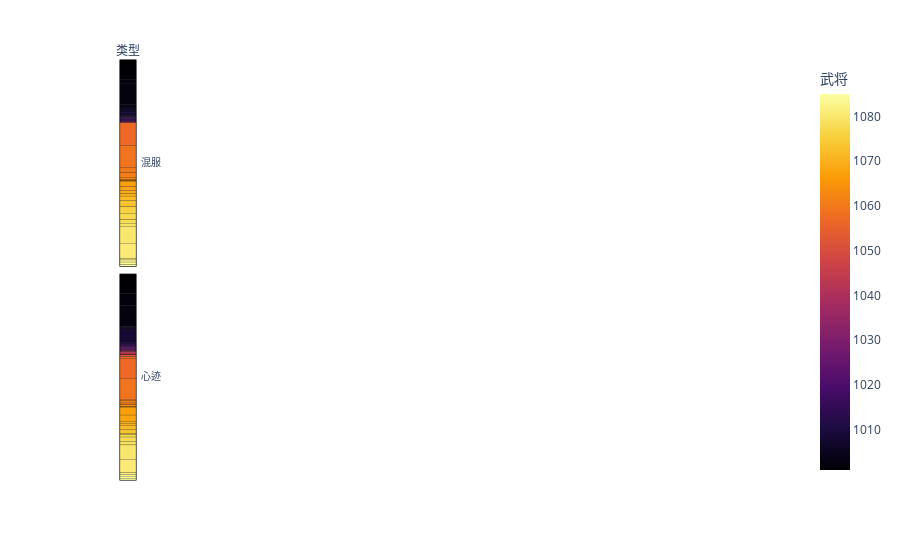

Notebook code for this chart:
### Code cell
px.parallel_categories(data3, color="武将", color_continuous_scale=px.
            colors.sequential.Inferno)

### Figure 1 — Plotly figure (JSON) as saved in the notebook; plotly's stock layout.template omitted (floating-point values rounded to 4 significant figures; data arrays with more than 128 entries replaced by an {"elided": "..."} marker saying what was removed)
{"data": [{"dimensions": [{"label": "类型", "values": {"elided": "1199 str values"}}], "domain": {"x": [0, 1], "y": [0, 1]}, "line": {"color": {"elided": "1199 int values"}, "coloraxis": "coloraxis"}, "name": "", "type": "parcats"}], "layout": {"coloraxis": {"colorbar": {"title": {"text": "武将"}}, "colorscale": [[0, "#000004"], [0.1111, "#1b0c41"], [0.2222, "#4a0c6b"], [0.3333, "#781c6d"], [0.4444, "#a52c60"], [0.5556, "#cf4446"], [0.6667, "#ed6925"], [0.7778, "#fb9b06"], [0.8889, "#f7d13d"], [1, "#fcffa4"]]}, "legend": {"tracegroupgap": 0}, "margin": {"t": 60}}}
